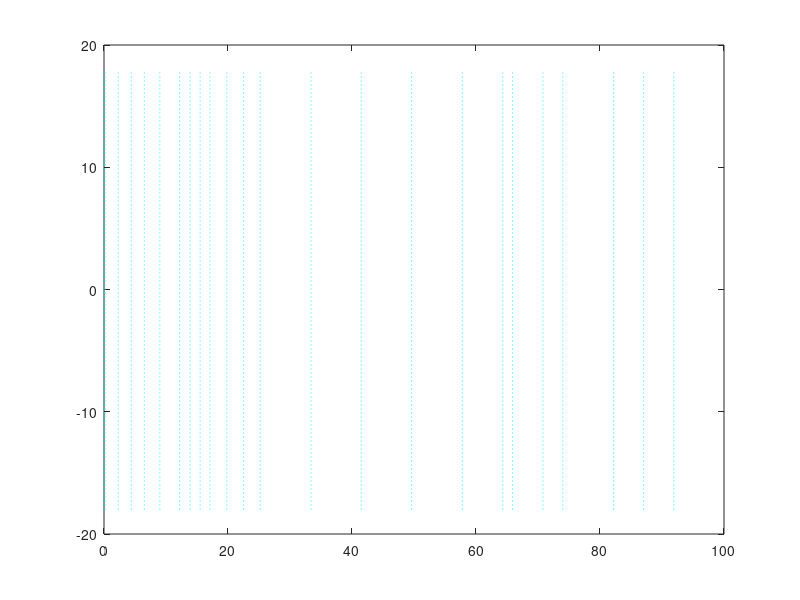

Here is the MATLAB script that generated this plot:
% This script contains global constants that define a group of spar
% configurations, such as span (R), maximum chord (c_max), spanwise locations
% of spar station (x1), and the cross-section heights of each spar station in
% the monoplane spar (cs_heights). This script also plots the location of the
% monoplane spar stations as dashed vertical lines, so the user can visually
% verify the results.
%
% Author: Perry Roth-Johnson
% Last Modified: September 17, 2012

%%%% GLOBAL CONSTANTS %%%%%%%%%%%%%%%%%%%%%%%%%%%%%%%%%%%%%%%%%%%%%%%%%%%%%%%%
R = 91.9;       % span, [m]
c_max = 7.628;  % maximum chord of Sandia (monoplane) blade, [m]

% spanwise locations of spar stations
x1 = [0.0 0.2 2.3 4.4 6.5 9.0 12.2 13.9 15.5 17.1 19.8 22.5 25.2 33.4 41.5 49.6 57.8 64.3 65.9 70.8 74.0 82.2 87.0 91.9];

% plot the location of the monoplane spar stations as dashed vertical lines
x3 = [-18 18];
for j=1:length(x1)
    plot([x1(j) x1(j)], x3, 'c:');
    if j == 1
        hold on;
    end
end

% total cross-section heights of each spar station in the monoplane spar
% (the first 6 stations include the top and bottom root buildup heights, in addition to the shear web heights)
cs_heights = [5.392 5.375 5.089 4.791 4.455 4.101 3.680 3.480 3.285 3.089 2.882 2.696 2.498 2.077 1.672 1.360 1.138 0.954 0.910 0.832 0.796 0.707 0.651 0.508];